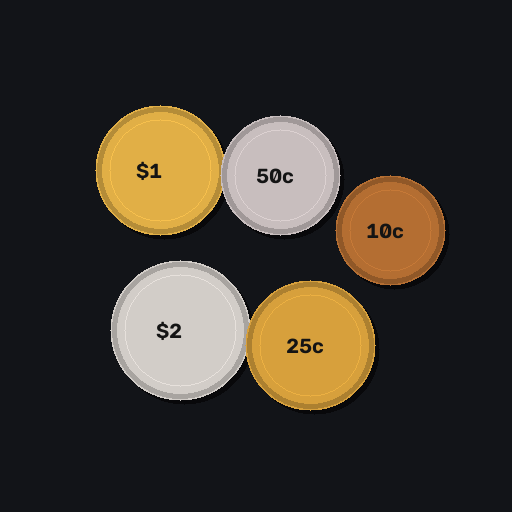
#> input picture opencv-service/samples/clean_coins_objects.png, 512 x 512 px
$ python -i classification.py   (imports and definitions only)
#> lines starting #> are read from the running program, lines starting #| are printed output that depends on the picture; after the words box and inside, x2 and y2 are one past the last pixel; in counts of white or black regions, pixels touching at a corner belong together
#> further down, picture is the input picture: shape (512, 512, 3); mean B, G, R 45.1, 54.3, 61
import time
import math
import os
import glob
from typing import Optional, Dict, Any, List, Tuple
import cv2
import numpy as np
import joblib

from sklearn.neighbors import KNeighborsClassifier
from sklearn.preprocessing import StandardScaler
from sklearn.model_selection import train_test_split
from sklearn.metrics import (
    accuracy_score,
    precision_score,
    recall_score,
    f1_score,
    confusion_matrix,
    classification_report,
)

from .utils import (
    encode_image_to_base64,
    get_image_metadata,
)

MODELS_DIR = os.path.join(os.path.dirname(__file__), "..", "models")
DATASETS_DIR = os.path.join(os.path.dirname(__file__), "..", "..", "datasets", "geometric_objects")

# [2 lines not run here, left out]

MODEL_FILE = os.path.join(MODELS_DIR, "knn_geometric_model.joblib")
SCALER_FILE = os.path.join(MODELS_DIR, "knn_geometric_scaler.joblib")

# Canonical feature ordering used across training, persistence, and inference
CANONICAL_FEATURES = [
    "circularity",
    "rectangularity",
    "aspect_ratio",
    "vertices",
    "compactness",
]

CATEGORY_COLORS = {
    "circle": (6, 182, 212),       # Cyan (RGB)
    "triangle": (239, 68, 68),     # Red
    "square": (16, 185, 129),      # Emerald
    "rectangle": (245, 158, 11),   # Amber
    "ellipse": (168, 85, 247),     # Purple
    "unknown": (148, 163, 184),    # Slate
}

def extract_contour_descriptors(contour: np.ndarray) -> Dict[str, Any]:
    """
    Extracts all 5 required academic descriptors plus supplemental geometrical properties:
    1. Area
    2. Perimeter
    3. Compactness: P^2 / (4 * pi * A)
    4. Circularity: (4 * pi * A) / P^2
    5. Rectangularity: Area / (minAreaRect area)
    Plus Aspect Ratio, Centroid, Bounding Box, Polygon Vertices, Extent, Solidity.
    """
    area = float(cv2.contourArea(contour))
    perimeter = float(cv2.arcLength(contour, True))

    if area <= 0 or perimeter <= 0:
        return {
            "area": max(0.0, area),
            "perimeter": max(0.0, perimeter),
            "compactness": 0.0,
            "circularity": 0.0,
            "rectangularity": 0.0,
            "aspect_ratio": 1.0,
            "vertices": 0,
            "extent": 0.0,
            "solidity": 0.0,
            "centroid": [0.0, 0.0],
            "bbox": [0, 0, 0, 0],
            "min_rect": [[0, 0], [0, 0], [0, 0], [0, 0]],
        }

    # 3. Compactness = P^2 / (4 * pi * A)
    # Ideal circle ~ 1.0; more elongated / irregular > 1.0
    compactness = round(float((perimeter ** 2) / (4.0 * math.pi * area)), 4)

    # 4. Circularity = (4 * pi * A) / P^2
    # Ideal circle ~ 1.0; less circular < 1.0 (inverse of compactness)
    circularity = round(float((4.0 * math.pi * area) / (perimeter ** 2)), 4)

    # 5. Rectangularity = Area / minAreaRect
    min_rect = cv2.minAreaRect(contour)
    rw, rh = min_rect[1]
    min_rect_area = max(1.0, float(rw * rh))
    rectangularity = round(float(area / min_rect_area), 4)

    # Aspect Ratio from minimum rotated rectangle
    major_side = max(rw, rh)
    minor_side = min(rw, rh)
    aspect_ratio = round(float(major_side / max(1.0, minor_side)), 3)

    # Axis-aligned bounding box
    bx, by, bw, bh = cv2.boundingRect(contour)

    # Extent = Area / (bw * bh)
    extent = round(float(area / max(1.0, float(bw * bh))), 4)

    # Solidity = Area / ConvexHullArea
    hull = cv2.convexHull(contour)
    hull_area = max(1.0, float(cv2.contourArea(hull)))
    solidity = round(float(area / hull_area), 4)

    # Centroid using cv2.moments
    M = cv2.moments(contour)
    if M["m00"] > 0:
        cx = round(float(M["m10"] / M["m00"]), 2)
        cy = round(float(M["m01"] / M["m00"]), 2)
    else:
        cx = round(float(bx + bw / 2), 2)
        cy = round(float(by + bh / 2), 2)

    # Polygon vertex count using approxPolyDP
    approx = cv2.approxPolyDP(contour, 0.04 * perimeter, True)
    vertices = len(approx)

    # Invariant Hu moments (log-transformed Hu moment 1 for scale/rotation invariance)
    if M["m00"] > 0:
        hu = cv2.HuMoments(M).flatten()
        hu_1 = round(float(-np.sign(hu[0]) * np.log10(abs(hu[0]) + 1e-12)), 4) if len(hu) > 0 else 0.0
    else:
        hu_1 = 0.0

    box_points = [list(map(lambda p: round(float(p), 1), pt)) for pt in cv2.boxPoints(min_rect)]

    return {
        "area": round(area, 2),
        "perimeter": round(perimeter, 2),
        "compactness": compactness,
        "circularity": circularity,
        "rectangularity": rectangularity,
        "aspect_ratio": aspect_ratio,
        "aspectRatio": aspect_ratio,
        "vertices": vertices,
        "extent": extent,
        "solidity": solidity,
        "hu_1": hu_1,
        "centroid": [cx, cy],
        "bbox": [bx, by, bw, bh],
        "min_rect": box_points,
    }

def rule_based_fallback_classifier(descriptors: Dict[str, Any]) -> Tuple[str, float]:
    """
    Academic geometrical decision rule classifier used as a robust baseline
    or fallback when no trained model is loaded.
    """
    circ = descriptors.get("circularity", 0.0)
    rect = descriptors.get("rectangularity", 0.0)
    ar = descriptors.get("aspect_ratio", descriptors.get("aspectRatio", 1.0))
    v = descriptors.get("vertices", 0)

    if v == 3 or (rect < 0.62 and circ < 0.65 and ar < 1.45):
        return "triangle", 0.95
    elif rect >= 0.88:
        if ar <= 1.25:
            return "square", 0.94
        else:
            return "rectangle", 0.94
    elif rect < 0.85:
        if ar <= 1.25:
            return "circle", 0.95
        else:
            return "ellipse", 0.92
    elif circ >= 0.80:
        return "circle", 0.85
    else:
        return "unknown", 0.50
        return "unknown", 0.60

def segment_and_extract_objects(
    img: np.ndarray,
    threshold_method: str = "otsu",
    threshold_value: int = 127,
    polarity: str = "bright_on_dark",
    blur_kernel: int = 3,
    morph_operation: str = "none",
    morph_kernel_size: int = 3,
    min_object_area: int = 80
) -> Tuple[List[Dict[str, Any]], np.ndarray, np.ndarray]:
    """
    Segments image via contours and computes geometrical features for all detected objects.
    """
#> called with threshold_method = 'otsu', threshold_value = 127, polarity = 'bright_on_dark', blur_kernel = 3, morph_operation = 'none', morph_kernel_size = 3, min_object_area = 80
    if len(img.shape) == 2:
        bgr = cv2.cvtColor(img, cv2.COLOR_GRAY2BGR)
        gray = img.copy()
    else:
        bgr = img.copy()
        gray = cv2.cvtColor(img, cv2.COLOR_BGR2GRAY)
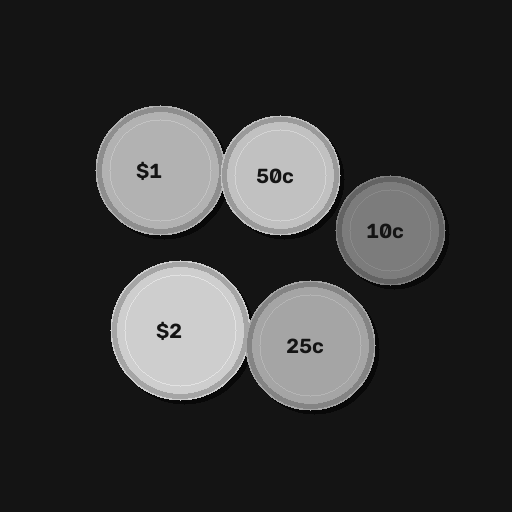
#> gray: shape (512, 512); min 8, max 226, mean 55.4

    # 1. Blur
    if blur_kernel >= 3:
        k = blur_kernel if blur_kernel % 2 == 1 else blur_kernel + 1
        blurred = cv2.GaussianBlur(gray, (k, k), 0.6)
    else:
        blurred = gray.copy()

    # 2. Thresholding
    if threshold_method.lower() == "manual":
        _, binary = cv2.threshold(blurred, int(threshold_value), 255, cv2.THRESH_BINARY)
    elif threshold_method.lower() == "adaptive":
        binary = cv2.adaptiveThreshold(blurred, 255, cv2.ADAPTIVE_THRESH_GAUSSIAN_C, cv2.THRESH_BINARY, 11, 2)
    else:
        _, binary = cv2.threshold(blurred, 0, 255, cv2.THRESH_BINARY + cv2.THRESH_OTSU)
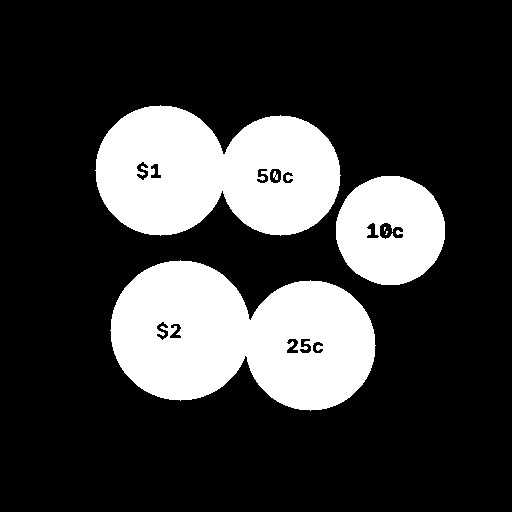
#> binary: shape (512, 512); 23.3% white; 6 white regions (2 under 20 px)

    if polarity.lower() in ["dark_on_bright", "dark_objects"]:
        binary = cv2.bitwise_not(binary)

    # 3. Optional Morphological Cleanup
    if morph_operation.lower() in ["opening", "closing"]:
        se = cv2.getStructuringElement(cv2.MORPH_ELLIPSE, (morph_kernel_size, morph_kernel_size))
        op = cv2.MORPH_OPEN if morph_operation.lower() == "opening" else cv2.MORPH_CLOSE
        binary = cv2.morphologyEx(binary, op, se, iterations=1)

    # 4. External Contours
    contours, _ = cv2.findContours(binary, cv2.RETR_EXTERNAL, cv2.CHAIN_APPROX_SIMPLE)
#> contours = 3 contours; box (x1, y1, x2, y2) and area: (110, 260, 376, 411) 28218, (95, 105, 341, 236) 24140, (336, 176, 445, 285) 9224

    objects = []
    min_area = max(10, int(min_object_area))

    for idx, c in enumerate(contours):
        raw_area = cv2.contourArea(c)
        if raw_area < min_area:
            continue

        feats = extract_contour_descriptors(c)
        feats["id"] = len(objects) + 1
        feats["contour_points"] = len(c)
        feats["contour_raw"] = c
        objects.append(feats)
#> this loop made 3 passes
#> (raw_area, area in extract_contour_descriptors, perimeter in extract_contour_descriptors, compactness in extract_contour_descriptors, circularity in extract_contour_descriptors, min_rect in extract_contour_descriptors, rw in extract_contour_descriptors, rh in extract_contour_descriptors) on passes 1, 3: (28218, 28218, 816.1, 1.88, 0.532, ((242.7, 335.7), (139.4, 265.3), -84.81), 139.4, 265.3), (24140.5, 24140.5, 748.7, 1.85, 0.541, ((217.3, 174.8), (129.6, 244.6), -85.24), 129.6, 244.6)
#> (raw_area, area in extract_contour_descriptors, perimeter in extract_contour_descriptors, compactness in extract_contour_descriptors, circularity in extract_contour_descriptors, min_rect in extract_contour_descriptors, rw in extract_contour_descriptors, rh in extract_contour_descriptors) on pass 2: (9224.5, 9224.5, 358.8, 1.11, 0.9, ((390, 230), (108, 108), -90), 108, 108)
#> after the loop, objects = 3 items

    return objects, binary, bgr

def load_or_train_default_model(k: int = 3, feature_names: Optional[List[str]] = None) -> Tuple[Any, Any, List[str]]:
    """Loads existing trained model or trains a clean initial model on datasets."""
    desired_features = feature_names or CANONICAL_FEATURES

    if os.path.exists(MODEL_FILE) and os.path.exists(SCALER_FILE):
        try:
            model_data = joblib.load(MODEL_FILE)
            scaler = joblib.load(SCALER_FILE)
            # Verify feature names match
            if isinstance(model_data, dict) and "model" in model_data:
                saved_features = model_data.get("features", CANONICAL_FEATURES)
                if feature_names is None or feature_names == saved_features:
                    return model_data["model"], scaler, saved_features
            elif hasattr(model_data, "predict"):
                return model_data, scaler, desired_features
        except Exception:
            pass

    # Train default model from local dataset
    train_res = train_knn_model(k=k, feature_names=desired_features)
    scaler = joblib.load(SCALER_FILE)
    model_data = joblib.load(MODEL_FILE)
    saved_feats = model_data.get("features", desired_features) if isinstance(model_data, dict) else desired_features
    return model_data.get("model", model_data) if isinstance(model_data, dict) else model_data, scaler, saved_feats

# [11 lines left out: function build_feature_vector, not called in this run]

def train_knn_model(
    k: int = 3,
    test_ratio: float = 0.20,
    feature_names: Optional[List[str]] = None,
    dataset_dir: Optional[str] = None
) -> Dict[str, Any]:
    """
    Trains a K-Nearest Neighbors classifier on the geometric shapes dataset.
    Computes genuine hold-out evaluation metrics: Accuracy, Precision, Recall, F1, Confusion Matrix.
    """
    d_dir = dataset_dir or DATASETS_DIR
    selected_features = feature_names or CANONICAL_FEATURES

    categories = ["circle", "triangle", "square", "rectangle", "ellipse"]
    X, y = [], []

    for cat in categories:
        pattern = os.path.join(d_dir, cat, "*.png")
        files = glob.glob(pattern)
        for filepath in files:
            img = cv2.imread(filepath, cv2.IMREAD_GRAYSCALE)
            if img is None:
                continue
            _, thresh = cv2.threshold(img, 0, 255, cv2.THRESH_BINARY + cv2.THRESH_OTSU)
            cnts, _ = cv2.findContours(thresh, cv2.RETR_EXTERNAL, cv2.CHAIN_APPROX_SIMPLE)
            if not cnts:
                continue
            c = max(cnts, key=cv2.contourArea)
            feats = extract_contour_descriptors(c)
            if feats["area"] > 20:
                vec = build_feature_vector(feats, selected_features)
                X.append(vec)
                y.append(cat)

    if len(X) < 10:
        raise ValueError(f"Insufficient training samples ({len(X)} found). At least 10 samples are required to train.")

    X = np.array(X, dtype=np.float32)
    y = np.array(y)

    total_samples = len(X)
    classes_present = sorted(list(set(y)))

    # Stratified Train/Test Split
    stratify = y if min([list(y).count(c) for c in classes_present]) >= 2 else None
    t_ratio = max(0.15, min(0.40, float(test_ratio)))
    X_train, X_test, y_train, y_test = train_test_split(
        X, y, test_size=t_ratio, random_state=42, stratify=stratify
    )

    # Fit StandardScaler
    scaler = StandardScaler()
    X_train_scaled = scaler.fit_transform(X_train)
    X_test_scaled = scaler.transform(X_test)

    # Fit KNN
    k_val = max(1, min(15, int(k)))
    knn = KNeighborsClassifier(n_neighbors=k_val, weights="distance")
    knn.fit(X_train_scaled, y_train)

    # Evaluate on held-out test split
    y_pred = knn.predict(X_test_scaled)

    acc = round(float(accuracy_score(y_test, y_pred)), 4)
    cls_err = round(1.0 - acc, 4)
    prec_macro = round(float(precision_score(y_test, y_pred, average="macro", zero_division=0)), 4)
    rec_macro = round(float(recall_score(y_test, y_pred, average="macro", zero_division=0)), 4)
    f1_macro = round(float(f1_score(y_test, y_pred, average="macro", zero_division=0)), 4)

    prec_weighted = round(float(precision_score(y_test, y_pred, average="weighted", zero_division=0)), 4)
    rec_weighted = round(float(recall_score(y_test, y_pred, average="weighted", zero_division=0)), 4)
    f1_weighted = round(float(f1_score(y_test, y_pred, average="weighted", zero_division=0)), 4)

    # Confusion matrix
    labels_order = categories
    cm = confusion_matrix(y_test, y_pred, labels=labels_order).tolist()

    # Per-category metrics breakdown
    class_report_dict = classification_report(y_test, y_pred, labels=labels_order, output_dict=True, zero_division=0)
    per_category = {}
    for cat in categories:
        stats = class_report_dict.get(cat, {})
        per_category[cat] = {
            "precision": round(float(stats.get("precision", 0.0)), 3),
            "recall": round(float(stats.get("recall", 0.0)), 3),
            "f1": round(float(stats.get("f1-score", 0.0)), 3),
            "support": int(stats.get("support", 0)),
        }

    # Save model and scaler to disk
    joblib.dump({
        "model": knn,
        "features": selected_features,
        "categories": categories,
        "version": "2.0.0",
        "k": k_val,
    }, MODEL_FILE)
    joblib.dump(scaler, SCALER_FILE)

    return {
        "status": "success",
        "algorithm": "K-Nearest Neighbors (KNN)",
        "k": k_val,
        "selected_features": selected_features,
        "features_used": selected_features,
        "total_samples": total_samples,
        "train_samples": len(X_train),
        "test_samples": len(X_test),
        "categories": categories,
        "accuracy": acc,
        "classification_error": cls_err,
        "precision_macro": prec_macro,
        "recall_macro": rec_macro,
        "f1_macro": f1_macro,
        "precision_weighted": prec_weighted,
        "recall_weighted": rec_weighted,
        "f1_weighted": f1_weighted,
        "confusion_matrix": {
            "labels": labels_order,
            "matrix": cm,
        },
        "per_category": per_category,
    }

    return {
        "status": "success",
        "algorithm": "K-Nearest Neighbors (KNN)",
        "k": k_val,
        "selected_features": selected_features,
        "total_samples": total_samples,
        "train_samples": len(X_train),
        "test_samples": len(X_test),
        "categories": categories,
        "accuracy": acc,
        "classification_error": cls_err,
        "precision_macro": prec_macro,
        "recall_macro": rec_macro,
        "f1_macro": f1_macro,
        "precision_weighted": prec_weighted,
        "recall_weighted": rec_weighted,
        "f1_weighted": f1_weighted,
        "confusion_matrix": {
            "labels": labels_order,
            "matrix": cm,
        },
        "per_category": per_category,
    }

# [20 lines left out: function get_dataset_statistics, not called in this run]

def process_classification_pipeline(
    img: np.ndarray,
    threshold_method: str = "otsu",
    threshold_value: int = 127,
    polarity: str = "bright_on_dark",
    blur_kernel: int = 3,
    morph_operation: str = "none",
    morph_kernel_size: int = 3,
    min_object_area: int = 80,
    k_neighbors: int = 3,
    feature_names: Optional[List[str]] = None
) -> Dict[str, Any]:
    """
    Complete execution pipeline for Module 04:
    1. Preprocesses image
    2. Segments external object contours
    3. Extracts all 5 geometrical descriptors (+ supplemental properties)
    4. Applies fitted StandardScaler and KNN model for classification
    5. Renders multi-layer visual annotations
    """
    start_time = time.perf_counter()

    # 1. Segment objects
    objects, binary, bgr = segment_and_extract_objects(
        img=img,
        threshold_method=threshold_method,
        threshold_value=threshold_value,
        polarity=polarity,
        blur_kernel=blur_kernel,
        morph_operation=morph_operation,
        morph_kernel_size=morph_kernel_size,
        min_object_area=min_object_area
    )
#> objects = 3 items

    # 2. Load model & scaler
    knn_model = None
    scaler = None
    active_features = CANONICAL_FEATURES

    try:
        knn_model, scaler, active_features = load_or_train_default_model(k=k_neighbors, feature_names=feature_names)
    except Exception as e:
        print("Warning: could not load/train KNN model, using fallback:", e)

    # 3. Classify detected objects
    classified_objects = []
    category_counts: Dict[str, int] = {}

    for obj in objects:
        c_raw = obj.pop("contour_raw", None) # remove raw contour from json payload

        pred_class = "unknown"
        neighbor_agreement = 0.50
        is_uncertain = False

        if knn_model is not None and scaler is not None:
            # Strictly use active_features associated with the fitted scaler and model
            vec = build_feature_vector(obj, active_features)
            vec_scaled = scaler.transform([vec])
            pred_class = str(knn_model.predict(vec_scaled)[0])

            # Compute neighbor-vote proportion
            probs = knn_model.predict_proba(vec_scaled)[0]
            class_idx = list(knn_model.classes_).index(pred_class)
            neighbor_agreement = round(float(probs[class_idx]), 2)

            # Flag uncertainty if vote agreement < 0.60 (e.g. split votes among neighbors)
            if neighbor_agreement < 0.60:
                is_uncertain = True
        else:
            # Academic fallback
            pred_class, neighbor_agreement = rule_based_fallback_classifier(obj)

        obj["predicted_class"] = pred_class
        obj["predictedClass"] = pred_class
        obj["confidence"] = neighbor_agreement
        obj["neighbor_agreement"] = neighbor_agreement
        obj["neighborAgreement"] = neighbor_agreement
        obj["is_uncertain"] = is_uncertain
        obj["isUncertain"] = is_uncertain
        obj["color_rgb"] = CATEGORY_COLORS.get(pred_class, (148, 163, 184))

        category_counts[pred_class] = category_counts.get(pred_class, 0) + 1
        classified_objects.append(obj)
#> this loop made 3 passes
#> (pred_class, neighbor_agreement, circ in rule_based_fallback_classifier, rect in rule_based_fallback_classifier, ar in rule_based_fallback_classifier) on passes 1 to 3: ('ellipse', 0.92, 0.532, 0.763, 1.9), ('circle', 0.95, 0.9, 0.791, 1), ('ellipse', 0.92, 0.541, 0.762, 1.89)
#> after the loop, category_counts = {'ellipse': 2, 'circle': 1}; classified_objects = 3 items

    # 4. Generate Visualizations
    h, w = binary.shape
#> h = 512; w = 512
    gray = cv2.cvtColor(bgr, cv2.COLOR_BGR2GRAY)

    # A. Contours image
    contours_img = bgr.copy()
    # B. Bounding Boxes image
    bbox_img = bgr.copy()
    # C. Annotated prediction image
    annotated_img = bgr.copy()
    # D. Extracted Objects isolated mask
    extracted_img = cv2.bitwise_and(bgr, bgr, mask=binary)
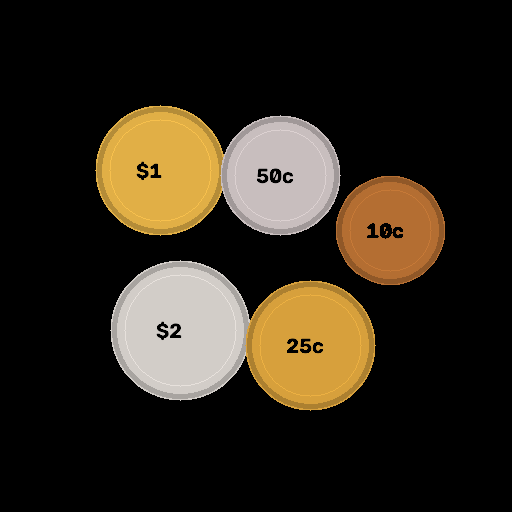
#> extracted_img: shape (512, 512, 3); mean B, G, R 26.9, 39.1, 47.2

    # Palette
    for obj in classified_objects:
        bx, by, bw, bh = obj["bbox"]
        cx, cy = int(obj["centroid"][0]), int(obj["centroid"][1])
        c_name = obj["predicted_class"]
        vote_agr = obj["neighbor_agreement"]
        rgb_col = obj["color_rgb"]
        bgr_col = (rgb_col[2], rgb_col[1], rgb_col[0])

        # Individual crop
        pad = 6
        y1, y2 = max(0, by - pad), min(h, by + bh + pad)
        x1, x2 = max(0, bx - pad), min(w, bx + bw + pad)
        crop = bgr[y1:y2, x1:x2].copy()
        if crop.size > 0:
            obj["crop"] = encode_image_to_base64(crop)
        else:
            obj["crop"] = None

        # BBox image
        cv2.rectangle(bbox_img, (bx, by), (bx + bw, by + bh), (0, 220, 255), 1)
        # Rotated minAreaRect
        pts = np.int32(obj["min_rect"])
        cv2.polylines(bbox_img, [pts], True, (255, 0, 255), 1)

        # Annotated image
        cv2.rectangle(annotated_img, (bx, by), (bx + bw, by + bh), bgr_col, 2)
        cv2.drawMarker(annotated_img, (cx, cy), (0, 255, 0), cv2.MARKER_CROSS, 8, 1)

        # Label tag
        pct = int(vote_agr * 100)
        tag = f"#{obj['id']} {c_name.capitalize()} ({pct}%)"
        if obj["is_uncertain"]:
            tag += " [?]"
        cv2.putText(
            annotated_img,
            tag,
            (bx, max(14, by - 6)),
            cv2.FONT_HERSHEY_SIMPLEX,
            0.42,
            (255, 255, 255),
            1,
            cv2.LINE_AA,
        )
#> this loop made 1 pass
#> (bx, by, bw, bh, cx, cy, c_name, vote_agr) on pass 1: (110, 260, 266, 151, 240, 336, 'ellipse', 0.92)
#> pass 1, in process_classification_pipeline, `crop = bgr[y1:y2, x1:x2].copy()`:
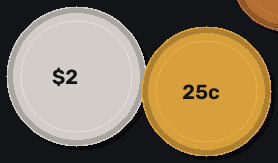
#> crop: shape (163, 278, 3); mean B, G, R 90.8, 120.1, 137.7

    # Contours on contours_img
    cnts_all, _ = cv2.findContours(binary, cv2.RETR_EXTERNAL, cv2.CHAIN_APPROX_SIMPLE)
    cv2.drawContours(contours_img, cnts_all, -1, (0, 255, 128), 2)

    elapsed_ms = round((time.perf_counter() - start_time) * 1000, 2)

    images = {
        "original": encode_image_to_base64(bgr),
        "grayscale": encode_image_to_base64(gray),
        "binary": encode_image_to_base64(binary),
        "extracted_objects": encode_image_to_base64(extracted_img),
        "contours": encode_image_to_base64(contours_img),
        "bounding_boxes": encode_image_to_base64(bbox_img),
        "annotated": encode_image_to_base64(annotated_img),
    }

    metadata = get_image_metadata(img)

    return {
        "status": "success",
        "processing_time_ms": elapsed_ms,
        "metadata": metadata,
        "total_detected_objects": len(classified_objects),
        "category_counts": category_counts,
        "parameters": {
            "threshold_method": threshold_method,
            "threshold_value": threshold_value,
            "polarity": polarity,
            "blur_kernel": blur_kernel,
            "morph_operation": morph_operation,
            "min_object_area": min_object_area,
            "k_neighbors": k_neighbors,
            "features_used": active_features,
        },
        "model_info": {
            "algorithm": "K-Nearest Neighbors (KNN)",
            "k": k_neighbors,
            "features": active_features,
            "scaler": "StandardScaler",
            "version": "2.0.0",
        },
        "objects": classified_objects,
        "images": images,
    }

>>> import cv2
>>> picture = cv2.imread('../samples/clean_coins_objects.png')
#> (the run stopped early here; a loop or call above may not have finished)
